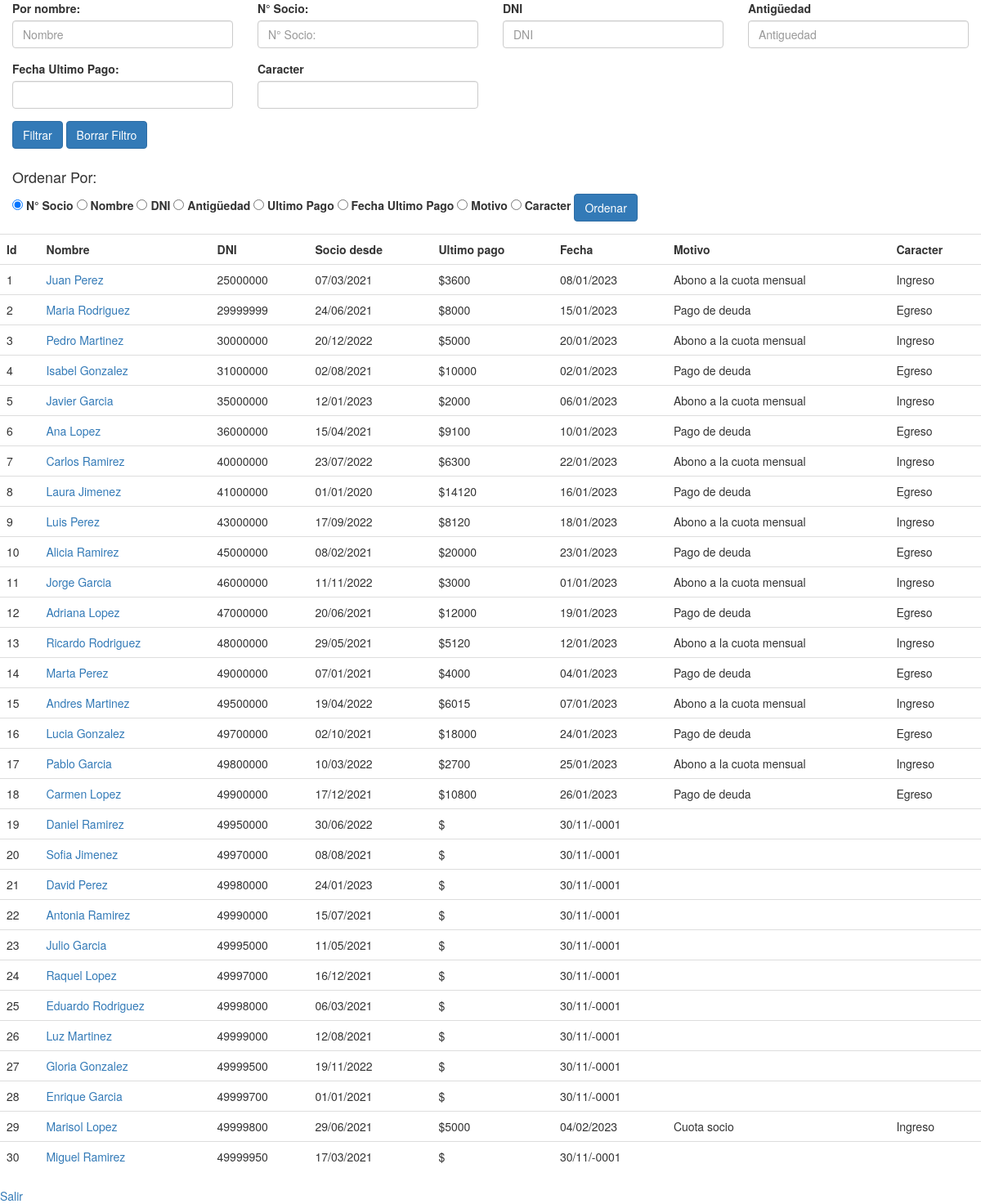
/socios/socios.php (signed in), run on the app's committed database.
### tables this page shows
CREATE TABLE `socios` (
  `Id` int(11) NOT NULL,
  `nombre` text NOT NULL,
  `fecha` text NOT NULL,
  `DNI` int(12) NOT NULL
);

### socios/socios.php (the view, shortened to what this page needs)
<?php
include '../db.php';
$nombre=$_SESSION['$nombre'];
$id=$_SESSION['$id'];
$DNI=$_SESSION['$DNI'];
$desde=$_SESSION['$desde'];
$fecha=$_SESSION['$fecha'];
$caracter=$_SESSION['$caracter'];
?>
<!DOCTYPE html>
<html lang="en">
    <head>
        <link rel="stylesheet" type="text/css" href="https://cdnjs.cloudflare.com/ajax/libs/twitter-bootstrap/3.3.7/css/bootstrap.min.css" />
    </head>
    <body data-spy="scroll" data-offset="0" data-target="#navigation">
<form action="" method="POST">
  <div class="form-row">
    <div class="form-group col-md-3">
      <label for="Nombre">Por nombre:</label>
      <input type="text" class="form-control" id="nombre" placeholder="Nombre" name="nombre" value="<?php echo $nombre ?>">
    </div>
    <div class="form-group col-md-3">
      <label for="Id">N° Socio:</label>
      <input type="text" class="form-control" id="Id" placeholder="N° Socio:" name="Id" value="<?php echo $id ?>">
    </div>
    <div class="form-group col-md-3">
    <label for="DNI">DNI</label>
    <input type="text" class="form-control" id="DNI" placeholder="DNI" name="DNI" value="<?php echo $DNI ?>">
  </div>
  <div class="form-group col-md-3">
    <label for="desde">Antigüedad</label>
    <input type="text" class="form-control" id="desde" placeholder="Antiguedad"name="desde" value="<?php echo $desde ?>">
  </div>
  <div class="form-row">
    <div class="form-group col-md-3">
      <label for="fecha">Fecha Ultimo Pago:</label>
      <input type="text" class="form-control" id="fecha" name="fecha" value="<?php echo $fecha ?>">
    </div>
    <div class="form-group col-md-3">
      <label for="inputZip">Caracter</label>
      <input type="text" class="form-control" id="p.Caracter" name="Caracter" value="<?php echo $caracter ?>">
    </div>
</div>
  <div class="form-group col-md-10">
  <button type="submit" id="busqueda" name="busqueda" class="btn btn-primary">Filtrar</button>
  <button type="submit" id="borrar" name="borrar" class="btn btn-primary">Borrar Filtro</button>
  </div>
</form>
<form action="" method="POST">
    <div class="form-group col-md-10">
      <h4>Ordenar Por:</h4>
      <input type="radio" id="Id"  name="filtrar" value="s.Id" checked>
      <label for="Ingreso">N° Socio</label>
      <input type="radio" id="s.nombre"  name="filtrar" value="s.nombre" <?php if(isset($_POST['filtrar']) && $_POST['filtrar'] =='s.nombre' ){echo "checked";}?> >
      <label for="Egreso">Nombre</label>
      <input type="radio" id="s.DNI"  name="filtrar" value="s.DNI"<?php if(isset($_POST['filtrar']) && $_POST['filtrar'] =='s.DNI' ){echo "checked";}?>>
      <label for="Ingreso">DNI</label>
      <input type="radio" id="desde"  name="filtrar" value="desde"<?php if(isset($_POST['filtrar']) && $_POST['filtrar'] =='desde' ){echo "checked";}?>>
      <label for="Egreso">Antigüedad</label>
      <input type="radio" id="p.val_num"  name="filtrar" value="p.val_num"<?php if(isset($_POST['filtrar']) && $_POST['filtrar'] =='p.val_num' ){echo "checked";}?> >
      <label for="Ingreso">Ultimo Pago</label>
      <input type="radio" id="fecha"  name="filtrar" value="fecha"<?php if(isset($_POST['filtrar']) && $_POST['filtrar'] =='fecha' ){echo "checked";}?>>
      <label for="Egreso">Fecha Ultimo Pago</label>
      <input type="radio" id="p.motivo"  name="filtrar" value="p.motivo"<?php if(isset($_POST['filtrar']) && $_POST['filtrar'] =='p.motivo' ){echo "checked";}?>>
      <label for="Ingreso">Motivo</label>
      <input type="radio" id="p.Caracter"  name="filtrar" value="p.Caracter"<?php if(isset($_POST['filtrar']) && $_POST['filtrar'] =='p.Caracter' ){echo "checked";}?>>
      <label for="Ingreso">Caracter</label>
    <button type="submit" class="btn btn-primary" name="ordenar">Ordenar</button>
    </div>
</form>
             <?php
             $sql= "SELECT s.Id, s.nombre, s.DNI, STR_TO_DATE(s.fecha, '%d/%m/%Y') as desde, STR_TO_DATE(p.fecha, '%d/%m/%Y') as fecha, p.val_num, p.motivo, p.Caracter FROM socios s JOIN pagos p ON s.Id = p.Id_Socio
             WHERE p.fecha = (SELECT MAX(fecha) FROM pagos WHERE Id_socio = s.Id)";
             $sql .="GROUP BY s.Id";
            $sql .= " $orden";
             $result = mysqli_query($conn,$sql);
            if ($result->num_rows > 0) {
                echo "<table class='table'><tr><th>   Id   </th><th>   Nombre   </th><th>   DNI   </th><th>   Socio desde  </th><th>   Ultimo pago  </th><th>   Fecha </th><th>   Motivo </th><th>   Caracter </th></tr>";
                    while($row = $result->fetch_assoc()) {
                        if($row["fecha"] <> 0){
                            $fechadate = date("d/m/Y", strtotime(str_replace('/', '-', $row["fecha"])));
                        } else {
                            $fechadate = "";
                        }
                        if($row["val_num"] <> 0){
                            $valor_numerico = $row["val_num"];
                        } else {
                            $valor_numerico = "";
                        }
                      echo "<tr><td>".$row["Id"]."</td><td><a href='./socio_detalle.php?data=".$row["Id"]."'>".$row["nombre"]."</a></td><td>".$row["DNI"]."</td><td>"
                      .date("d/m/Y", strtotime($row["desde"]))."</td><td>$"
                      .$valor_numerico."</td><td>".$fechadate."</td><td>".
                      $row["motivo"]."</td><td>".$row["Caracter"]."</td></tr>";
                }
                echo "</table>";
                    } else {
                    }
?>
    <a href="../main.php">Salir</a>
    </body>
</html>

### data on the page
socios: Id "1", nombre "Juan Perez", DNI "25000000", desde "07/03/2021", valor_numerico "3600", fechadate "08/01/2023", motivo "Abono a la cuota mensual", Caracter "Ingreso"
socios: Id "2", nombre "Maria Rodriguez", DNI "29999999", desde "24/06/2021", valor_numerico "8000", fechadate "15/01/2023", motivo "Pago de deuda", Caracter "Egreso"
socios: Id "3", nombre "Pedro Martinez", DNI "30000000", desde "20/12/2022", valor_numerico "5000", fechadate "20/01/2023", motivo "Abono a la cuota mensual", Caracter "Ingreso"
socios: Id "4", nombre "Isabel Gonzalez", DNI "31000000", desde "02/08/2021", valor_numerico "10000", fechadate "02/01/2023", motivo "Pago de deuda", Caracter "Egreso"
socios: Id "5", nombre "Javier Garcia", DNI "35000000", desde "12/01/2023", valor_numerico "2000", fechadate "06/01/2023", motivo "Abono a la cuota mensual", Caracter "Ingreso"
socios: Id "6", nombre "Ana Lopez", DNI "36000000", desde "15/04/2021", valor_numerico "9100", fechadate "10/01/2023", motivo "Pago de deuda", Caracter "Egreso"
socios: Id "7", nombre "Carlos Ramirez", DNI "40000000", desde "23/07/2022", valor_numerico "6300", fechadate "22/01/2023", motivo "Abono a la cuota mensual", Caracter "Ingreso"
socios: Id "8", nombre "Laura Jimenez", DNI "41000000", desde "01/01/2020", valor_numerico "14120", fechadate "16/01/2023", motivo "Pago de deuda", Caracter "Egreso"
socios: Id "9", nombre "Luis Perez", DNI "43000000", desde "17/09/2022", valor_numerico "8120", fechadate "18/01/2023", motivo "Abono a la cuota mensual", Caracter "Ingreso"
socios: Id "10", nombre "Alicia Ramirez", DNI "45000000", desde "08/02/2021", valor_numerico "20000", fechadate "23/01/2023", motivo "Pago de deuda", Caracter "Egreso"
socios: Id "11", nombre "Jorge Garcia", DNI "46000000", desde "11/11/2022", valor_numerico "3000", fechadate "01/01/2023", motivo "Abono a la cuota mensual", Caracter "Ingreso"
socios: Id "12", nombre "Adriana Lopez", DNI "47000000", desde "20/06/2021", valor_numerico "12000", fechadate "19/01/2023", motivo "Pago de deuda", Caracter "Egreso"
socios: Id "13", nombre "Ricardo Rodriguez", DNI "48000000", desde "29/05/2021", valor_numerico "5120", fechadate "12/01/2023", motivo "Abono a la cuota mensual", Caracter "Ingreso"
socios: Id "14", nombre "Marta Perez", DNI "49000000", desde "07/01/2021", valor_numerico "4000", fechadate "04/01/2023", motivo "Pago de deuda", Caracter "Egreso"
socios: Id "15", nombre "Andres Martinez", DNI "49500000", desde "19/04/2022", valor_numerico "6015", fechadate "07/01/2023", motivo "Abono a la cuota mensual", Caracter "Ingreso"
socios: Id "16", nombre "Lucia Gonzalez", DNI "49700000", desde "02/10/2021", valor_numerico "18000", fechadate "24/01/2023", motivo "Pago de deuda", Caracter "Egreso"
socios: Id "17", nombre "Pablo Garcia", DNI "49800000", desde "10/03/2022", valor_numerico "2700", fechadate "25/01/2023", motivo "Abono a la cuota mensual", Caracter "Ingreso"
socios: Id "18", nombre "Carmen Lopez", DNI "49900000", desde "17/12/2021", valor_numerico "10800", fechadate "26/01/2023", motivo "Pago de deuda", Caracter "Egreso"
socios: Id "19", nombre "Daniel Ramirez", DNI "49950000", desde "30/06/2022", fechadate "30/11/-0001"
socios: Id "20", nombre "Sofia Jimenez", DNI "49970000", desde "08/08/2021", fechadate "30/11/-0001"
socios: Id "21", nombre "David Perez", DNI "49980000", desde "24/01/2023", fechadate "30/11/-0001"
socios: Id "22", nombre "Antonia Ramirez", DNI "49990000", desde "15/07/2021", fechadate "30/11/-0001"
socios: Id "23", nombre "Julio Garcia", DNI "49995000", desde "11/05/2021", fechadate "30/11/-0001"
socios: Id "24", nombre "Raquel Lopez", DNI "49997000", desde "16/12/2021", fechadate "30/11/-0001"
socios: Id "25", nombre "Eduardo Rodriguez", DNI "49998000", desde "06/03/2021", fechadate "30/11/-0001"
socios: Id "26", nombre "Luz Martinez", DNI "49999000", desde "12/08/2021", fechadate "30/11/-0001"
socios: Id "27", nombre "Gloria Gonzalez", DNI "49999500", desde "19/11/2022", fechadate "30/11/-0001"
socios: Id "28", nombre "Enrique Garcia", DNI "49999700", desde "01/01/2021", fechadate "30/11/-0001"
socios: Id "29", nombre "Marisol Lopez", DNI "49999800", desde "29/06/2021", valor_numerico "5000", fechadate "04/02/2023", motivo "Cuota socio", Caracter "Ingreso"
socios: Id "30", nombre "Miguel Ramirez", DNI "49999950", desde "17/03/2021", fechadate "30/11/-0001"
